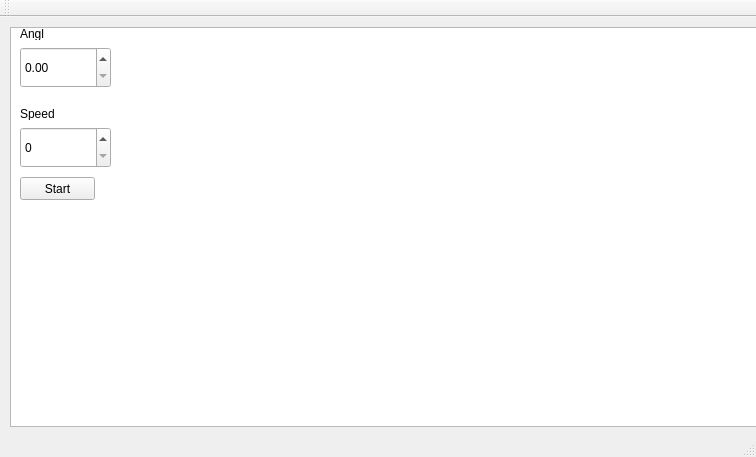
<?xml version="1.0" encoding="UTF-8"?>
<ui version="4.0">
 <class>Cannon</class>
 <widget class="QMainWindow" name="Cannon">
  <property name="geometry">
   <rect>
    <x>0</x>
    <y>0</y>
    <width>756</width>
    <height>457</height>
   </rect>
  </property>
  <property name="windowTitle">
   <string>Cannon</string>
  </property>
  <widget class="QWidget" name="centralWidget">
   <widget class="QDoubleSpinBox" name="Angl">
    <property name="geometry">
     <rect>
      <x>20</x>
      <y>30</y>
      <width>91</width>
      <height>41</height>
     </rect>
    </property>
   </widget>
   <widget class="QSpinBox" name="Speed">
    <property name="geometry">
     <rect>
      <x>20</x>
      <y>110</y>
      <width>91</width>
      <height>41</height>
     </rect>
    </property>
   </widget>
   <widget class="QLabel" name="label">
    <property name="geometry">
     <rect>
      <x>20</x>
      <y>10</y>
      <width>46</width>
      <height>13</height>
     </rect>
    </property>
    <property name="text">
     <string>Angl</string>
    </property>
   </widget>
   <widget class="QLabel" name="label_2">
    <property name="geometry">
     <rect>
      <x>20</x>
      <y>90</y>
      <width>46</width>
      <height>13</height>
     </rect>
    </property>
    <property name="text">
     <string>Speed</string>
    </property>
   </widget>
   <widget class="QPushButton" name="pushButton">
    <property name="geometry">
     <rect>
      <x>20</x>
      <y>160</y>
      <width>75</width>
      <height>23</height>
     </rect>
    </property>
    <property name="text">
     <string>Start</string>
    </property>
   </widget>
   <widget class="QGraphicsView" name="graphicsView">
    <property name="geometry">
     <rect>
      <x>10</x>
      <y>10</y>
      <width>800</width>
      <height>400</height>
     </rect>
    </property>
    <property name="minimumSize">
     <size>
      <width>800</width>
      <height>400</height>
     </size>
    </property>
    <property name="maximumSize">
     <size>
      <width>800</width>
      <height>400</height>
     </size>
    </property>
    <property name="frameShape">
     <enum>QFrame::StyledPanel</enum>
    </property>
   </widget>
   <zorder>graphicsView</zorder>
   <zorder>Angl</zorder>
   <zorder>Speed</zorder>
   <zorder>label</zorder>
   <zorder>label_2</zorder>
   <zorder>pushButton</zorder>
  </widget>
  <widget class="QMenuBar" name="menuBar">
   <property name="geometry">
    <rect>
     <x>0</x>
     <y>0</y>
     <width>756</width>
     <height>21</height>
    </rect>
   </property>
  </widget>
  <widget class="QToolBar" name="mainToolBar">
   <attribute name="toolBarArea">
    <enum>TopToolBarArea</enum>
   </attribute>
   <attribute name="toolBarBreak">
    <bool>false</bool>
   </attribute>
  </widget>
  <widget class="QStatusBar" name="statusBar"/>
 </widget>
 <layoutdefault spacing="6" margin="11"/>
 <resources/>
 <connections/>
</ui>
